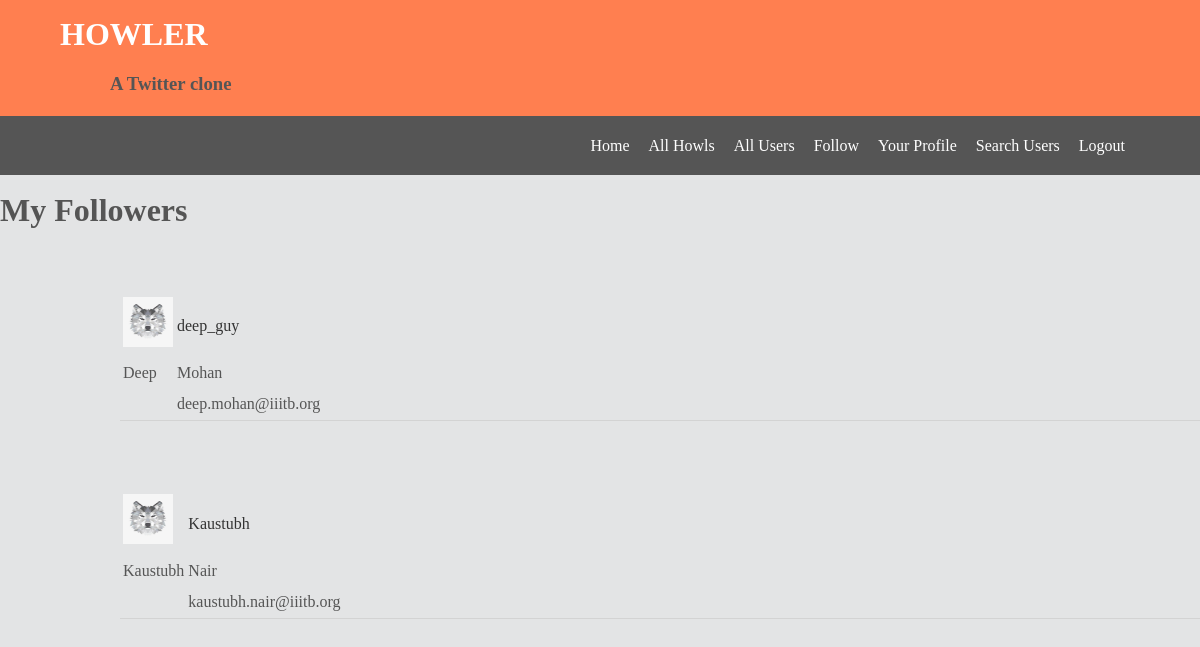
The app's page /following/ (signed in) with its own data.
### howler_app/models.py (models this page shows, shortened)
class UserProfile(models.Model):
    user = models.OneToOneField(User)
    follows = models.ManyToManyField('self', related_name='followed_by',symmetrical=False)
    picture = models.ImageField(upload_to='profile_picture',blank=True,default = 'profile_picture/blankgravatar.jpg')

### howler_app/views.py (the view)
# urls.py: url(r'^following/$',views.my_followers),
@login_required(login_url="login/")
def my_followers(request):
    current_user = UserProfile.objects.filter(user=request.user)
    following = current_user[0].follows.all()
    return render(request, 'howler_app/my_followers.html',{'following':following})

### templates/howler_app/my_followers.html (shortened to what this page needs)
<!DOCTYPE html>
{% load staticfiles %}
<link rel="stylesheet" type= "text/css" href="{% static 'css/my_followers.css'%}">
<html lang="en">
<head>
</head>
<body>
	<header id="app_name">
		<div class = "container">
		<h1> HOWLER </h1>
		<h3> A Twitter clone </h3>
	</div>
	</header>
	<nav id="navbar">
		<div class = "container">
			<ul>
				<li> <a href = "/homepage/">Home</a> </li>
				<li><a href = "/howls/">All Howls</a></li>
				<li><a href = "/users/">All Users</a></li>
				<li><a href = "/add/">Follow</a></li>
        <li> <a href="/profile/">Your Profile </a></li>
				<li><a href = "/search/">Search Users</a></li>
				<li><a href = "/logout/">  Logout</a></li>
			</ul>
		</div>
	</nav>
    <h1>My Followers</h1>
    {%for users in following%}
      <div class="table">
        <table border = 0px>
        <tr>
        <td><img src = "{{users.picture.url}}" height = 50 width = 50></td>
        <td><a href = "/users/{{users.id}}">{{users.user.username}}</a></td>
      </tr>
      <tr>
      <td>{{users.user.first_name}}</td>
      <td>{{users.user.last_name}}</td>
    </tr>
    <tr>
      <td></td>
      <td>{{users.user.email}}</td>
    </tr>
  </table>
    </div>
    {%endfor%}
</body>
</html>

### static/css/my_followers.css (style rules this page uses)
body { background-color:#e3e4e5; font-family:serif; font-size:16; color:#555; line-height:1.7em; padding:0; margin:0; border:0; }
.container { width:90%; margin:auto; overflow:hidden; }
#app_name { background-color:coral; color:#fff; }
#app_name h3 { padding-left: 50px; color:#555; }
#navbar { background-color:#555; color:#fff; }
#navbar ul { padding:0; list-style: none; text-align: right; }
#navbar li { display:inline; margin-right:15px; }
#navbar a { color:white; text-decoration: none; }
a { text-decoration: none; color:#333; }
.table { border-bottom:1px #d3d3d3 solid; margin-left: 10%; margin-top: 70px; margin-bottom: 10px; }

### records on screen
UserProfile: picture (placeholder picture), user.username "deep_guy", user.first_name "Deep", user.last_name "Mohan", user.email "deep.mohan@iiitb.org"
UserProfile: picture (placeholder picture), user.username "Kaustubh", user.first_name "Kaustubh", user.last_name "Nair", user.email "kaustubh.nair@iiitb.org"
